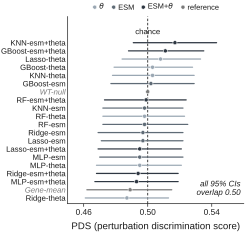

Source code (Python):
"""Fig 2b: PDS forest for the in-house predictors.

Message: every in-house predictor head, plus the two reference baselines
(Gene-mean, WT-null), lands at chance. All 20 bootstrap 95% CIs overlap the
PDS = 0.50 chance line, so no in-house model resolves allele-level effects
above chance. External SOTA (D.EXTERNAL) are deliberately excluded; they are
Fig 4's message, not this panel's.

Data: results/_remote/unified/definitive_summary.csv via D.definitive().
Numbers plotted are point=PDS, whisker=[ci_lo, ci_hi]; PDS range 0.487-0.517,
all 20 rows have crosses==True.
"""
import os
import sys

sys.path.insert(0, os.path.dirname(os.path.dirname(os.path.abspath(__file__))))
import nm_style as S
import remote_data as D

HERE = os.path.dirname(os.path.abspath(__file__))


def main() -> None:
    S.apply_rcparams()

    df = D.definitive()
    keep = df[df.method.apply(D.is_inhouse) | df.method.isin(D.REFS)].copy()
    keep = keep.sort_values("PDS", ascending=True).reset_index(drop=True)

    # integrity checks: this panel's message must hold or we do not plot it
    assert len(keep) == 20, f"expected 20 rows, got {len(keep)}"
    assert set(D.EXTERNAL).isdisjoint(keep.method), "external SOTA leaked in"
    assert keep.crosses.all(), "some CI does not cross 0.50"
    assert 0.485 <= keep.PDS.min() and keep.PDS.max() <= 0.520, "PDS out of expected range"

    # colour: feature-space families for the 18 heads; references in grey
    feat_color = S.FEATURE_COLORS  # slate ramp, distinct from the gene hues used in a/f/g

    def color_of(m: str) -> str:
        if m in D.REFS:
            return S.GREY
        return feat_color[D.feature_space(m)]

    fig, ax = S.panel(58.0, 62.0)
    y = range(len(keep))

    # chance line first, behind everything
    ax.axvline(0.50, color=S.INK, lw=0.6, ls=(0, (3, 2)), zorder=1)

    for yi, (_, row) in zip(y, keep.iterrows()):
        c = color_of(row.method)
        is_ref = row.method in D.REFS
        # whisker
        ax.plot([row.ci_lo, row.ci_hi], [yi, yi], color=c, lw=0.9,
                solid_capstyle="round", zorder=2)
        # point
        ax.plot([row.PDS], [yi], marker="o", ms=3.0, mfc=c, mec="white",
                mew=0.4, ls="none", zorder=3,
                alpha=1.0 if not is_ref else 0.95)

    ax.set_yticks(list(y))
    ax.set_yticklabels(keep.method, fontsize=5.6)
    # bold-ish emphasis on the reference rows via colour only (grey ticks)
    for tick, m in zip(ax.get_yticklabels(), keep.method):
        if m in D.REFS:
            tick.set_color(S.GREY)
            tick.set_style("italic")

    ax.set_ylim(-0.7, len(keep) + 2.2)
    ax.set_xlim(0.45, 0.56)
    ax.set_xticks([0.46, 0.50, 0.54])
    ax.set_xlabel("PDS (perturbation discrimination score)")
    ax.tick_params(axis="y", length=0, pad=1.5)
    ax.tick_params(axis="x", pad=1.5)

    S.despine(ax, keep=("left", "bottom"))

    # "chance" note by the dashed line, just above the top data row
    ax.text(0.50, len(keep) - 0.15, "chance", ha="center", va="bottom",
            fontsize=5.6, color=S.INK)

    # panel message, bottom-right where no whisker reaches
    ax.text(0.558, 0.05, "all 95% CIs\noverlap 0.50", ha="right", va="bottom",
            fontsize=5.8, color=S.INK, style="italic", linespacing=1.25)

    # feature-family legend (marker-only proxies, no leader line, no black
    # edges), laid out horizontally in the reserved strip above the data
    from matplotlib.lines import Line2D

    def dot(color, label):
        return Line2D([0], [0], marker="o", ms=3.0, mfc=color, mec="white",
                      mew=0.4, ls="none", label=label)

    handles = [
        dot(feat_color["theta"], r"$\theta$"),
        dot(feat_color["ESM"], "ESM"),
        dot(feat_color["ESM+theta"], r"ESM+$\theta$"),
        dot(S.GREY, "reference"),
    ]
    leg = ax.legend(handles=handles, loc="lower center",
                    bbox_to_anchor=(0.5, 1.0), ncol=4, columnspacing=0.9,
                    handlelength=0.6, handletextpad=0.3, borderpad=0.2,
                    fontsize=5.4)
    leg.set_zorder(5)

    stem = os.path.join(HERE, "fig2b_pds_forest")
    S.save(fig, stem)


if __name__ == "__main__":
    main()
